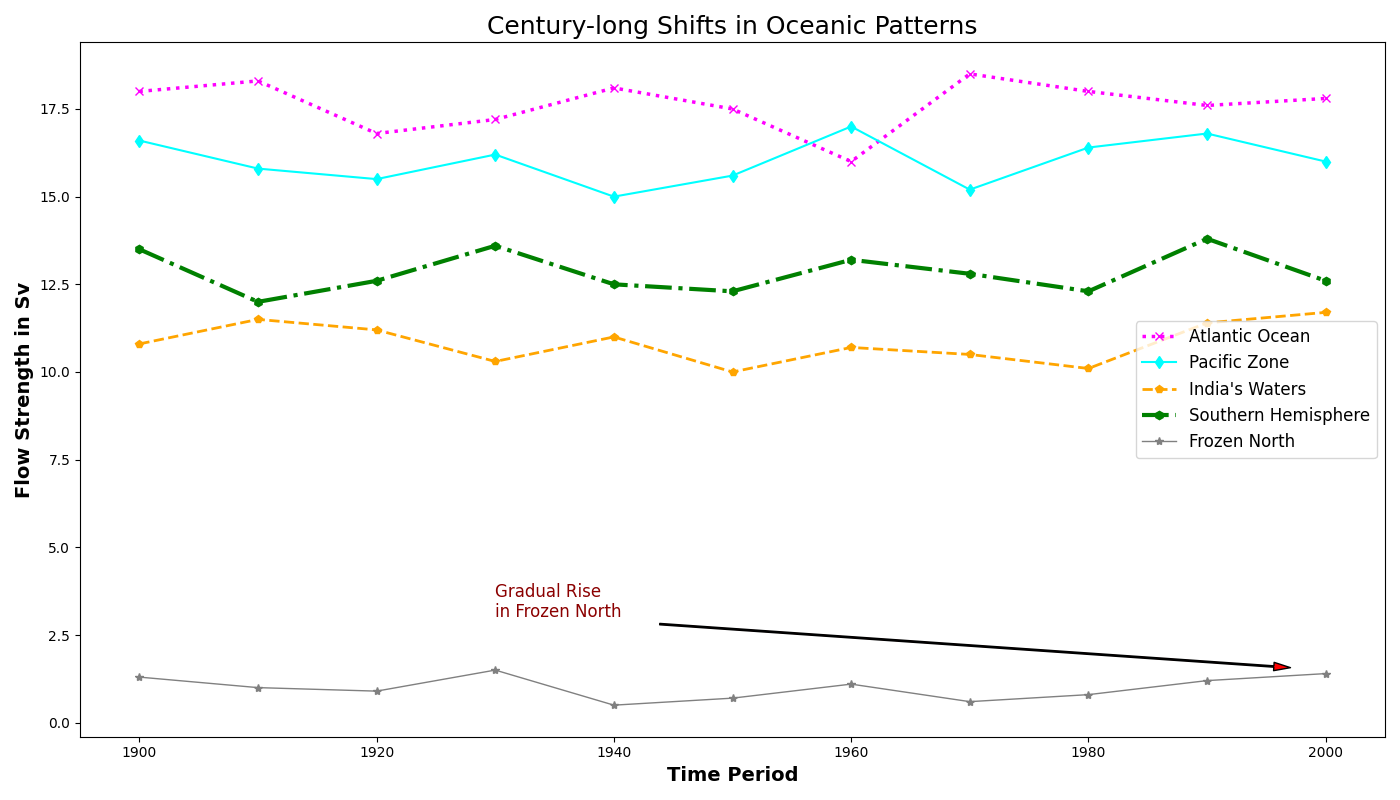

Recreate this plot in Python.
import matplotlib.pyplot as plt
import numpy as np

# Decades remain unchanged
decades = np.arange(1900, 2001, 10)

# Modified data while preserving dimensional structure
atlantic_data = [18, 18.3, 16.8, 17.2, 18.1, 17.5, 16, 18.5, 18, 17.6, 17.8]
pacific_data = [16.6, 15.8, 15.5, 16.2, 15, 15.6, 17, 15.2, 16.4, 16.8, 16]
indian_data = [10.8, 11.5, 11.2, 10.3, 11, 10, 10.7, 10.5, 10.1, 11.4, 11.7]
southern_data = [13.5, 12, 12.6, 13.6, 12.5, 12.3, 13.2, 12.8, 12.3, 13.8, 12.6]
arctic_data = [1.3, 1, 0.9, 1.5, 0.5, 0.7, 1.1, 0.6, 0.8, 1.2, 1.4]

fig, ax1 = plt.subplots(figsize=(14, 8))

ax1.plot(decades, atlantic_data, label='Atlantic Ocean', marker='x', linestyle=':', linewidth=2.5, color='magenta')
ax1.plot(decades, pacific_data, label='Pacific Zone', marker='d', linestyle='-', linewidth=1.5, color='cyan')
ax1.plot(decades, indian_data, label='India\'s Waters', marker='p', linestyle='--', linewidth=2, color='orange')
ax1.plot(decades, southern_data, label='Southern Hemisphere', marker='h', linestyle='-.', linewidth=3, color='green')
ax1.plot(decades, arctic_data, label='Frozen North', marker='*', linestyle='-', linewidth=1, color='grey')

ax1.set_title("Century-long Shifts in Oceanic Patterns", fontsize=18, fontweight='normal')
ax1.set_xlabel('Time Period', fontsize=14, fontweight='bold')
ax1.set_ylabel('Flow Strength in Sv', fontsize=14, fontweight='bold')
ax1.legend(loc='best', fontsize=12)

ax1.grid(False)

ax1.annotate('Gradual Rise\nin Frozen North', xy=(2000, 1.5), xytext=(1930, 3),
             arrowprops=dict(facecolor='red', shrink=0.05, width=1, headwidth=6),
             fontsize=12, color='darkred')

plt.tight_layout()
plt.show()
